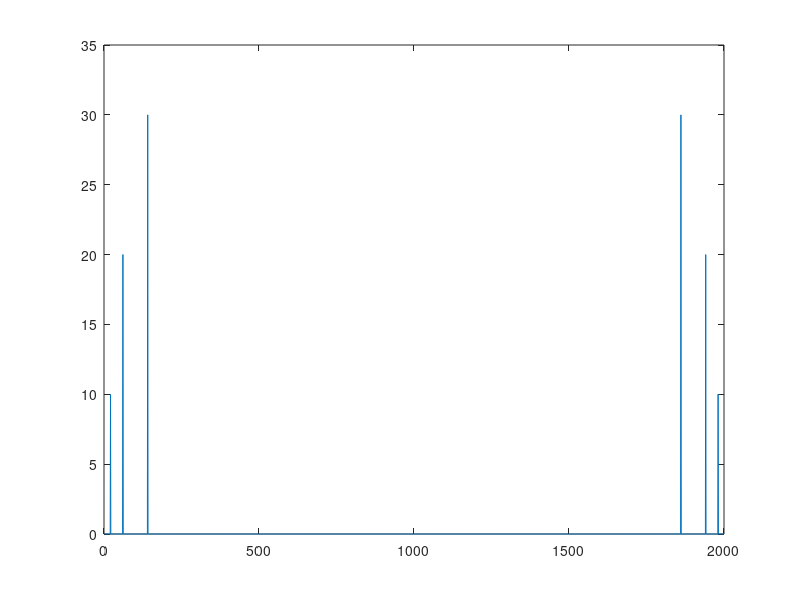

MATLAB code for this plot:
%Trying fft 

Fs = 1000;            % Sampling frequency                    
T = 1/Fs;             % Sampling period     
t = 2 ;               %Time sampled , t 
dt = 0:T:t-T ;        %Signal Strength 

f1 = 10 ; 
f2 = 30 ; 
f3 = 70 ; 

y1 = 10*sin(2*pi*f1*dt) ; 
y2 = 20*sin(2*pi*f2*dt) ; 
y3 = 30*sin(2*pi*f3*dt) ; 

% subplot(321) ; 
% plot(dt, y1, 'r') ; 
% subplot(323) ; 
% plot(dt, y2, 'b') ; 
% subplot(325) ; 
% plot(dt, y3 , 'y') ; 


y4 = y1 + y2 + y3 ; 
% subplot(324) ;
X = fft(y4) ; 
X_absolute = abs(X) ; 

%Number of Samples, k 
k = Fs*t ; 
plot(X_absolute/(0.5*k)) 


